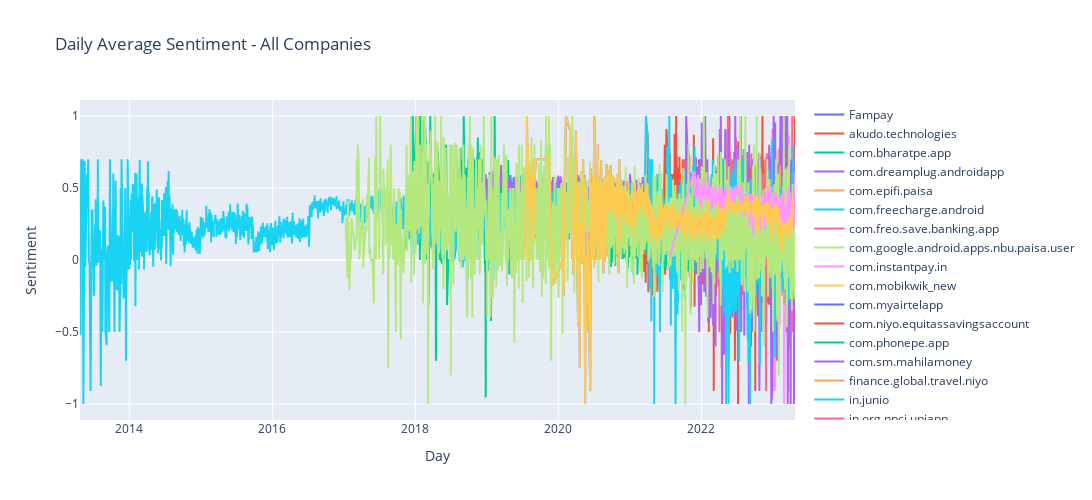

The code cell stored with this chart in its notebook:
### Code cell
all_df = pd.concat(dfs, ignore_index=True)
all_df['at'] = pd.to_datetime(all_df['at'])
all_df['day'] = all_df['at'].dt.date

daily_sentiment = all_df.groupby(['company', 'day'])['sentiment'].mean().reset_index()

# Create separate traces for each company
traces = []
for comp_type in daily_sentiment['company'].unique():
    traces.append(go.Scatter(x=daily_sentiment[daily_sentiment['company'] == comp_type]['day'],
                             y=daily_sentiment[daily_sentiment['company'] == comp_type]['sentiment'],
                             mode='lines',
                             name=comp_type))

# Add trace for all companies
traces.append(go.Scatter(x=daily_sentiment[daily_sentiment['company'] == 'Fampay']['day'],
                         y=daily_sentiment[daily_sentiment['company'] == 'Fampay']['sentiment'],
                         mode='lines',
                         name='Fampay'))

# Create layout
layout = go.Layout(title='Daily Average Sentiment - All Companies', width=1200, height=500,
                   xaxis=dict(title='Day'), yaxis=dict(title='Sentiment'))

# Create figure
fig = go.Figure(data=traces, layout=layout)

# Show plot
fig.show()

### Figure 1 — Plotly figure (JSON) as saved in the notebook; plotly's stock layout.template omitted (floating-point values rounded to 4 significant figures; data arrays with more than 128 entries replaced by an {"elided": "..."} marker saying what was removed)
{"data": [{"mode": "lines", "name": "Fampay", "type": "scatter", "x": {"elided": "1079 str values"}, "y": {"elided": "1079 float values"}}, {"mode": "lines", "name": "akudo.technologies", "type": "scatter", "x": {"elided": "636 str values"}, "y": {"elided": "636 float values"}}, {"mode": "lines", "name": "com.bharatpe.app", "type": "scatter", "x": {"elided": "1735 str values"}, "y": {"elided": "1735 float values"}}, {"mode": "lines", "name": "com.dreamplug.androidapp", "type": "scatter", "x": {"elided": "1611 str values"}, "y": {"elided": "1611 float values"}}, {"mode": "lines", "name": "com.epifi.paisa", "type": "scatter", "x": {"elided": "511 str values"}, "y": {"elided": "511 float values"}}, {"mode": "lines", "name": "com.freecharge.android", "type": "scatter", "x": {"elided": "3504 str values"}, "y": {"elided": "3504 float values"}}, {"mode": "lines", "name": "com.freo.save.banking.app", "type": "scatter", "x": {"elided": "368 str values"}, "y": {"elided": "368 float values"}}, {"mode": "lines", "name": "com.google.android.apps.nbu.paisa.user", "type": "scatter", "x": {"elided": "151 str values"}, "y": {"elided": "151 float values"}}, {"mode": "lines", "name": "com.instantpay.in", "type": "scatter", "x": ["2022-12-30", "2022-12-31", "2023-01-01", "2023-01-02", "2023-01-03", "2023-01-04", "2023-01-05", "2023-01-06", "2023-01-07", "2023-01-08", "2023-01-09", "2023-01-10", "2023-01-11", "2023-01-12", "2023-01-13", "2023-01-14", "2023-01-15", "2023-01-17", "2023-01-18", "2023-01-19", "2023-01-20", "2023-01-21", "2023-01-22", "2023-01-23", "2023-01-24", "2023-01-25", "2023-01-26", "2023-01-27", "2023-01-28", "2023-01-29", "2023-01-30", "2023-02-05", "2023-02-06", "2023-02-07", "2023-02-08", "2023-02-09", "2023-02-10", "2023-02-11", "2023-02-12", "2023-02-17", "2023-02-18", "2023-02-19", "2023-02-21", "2023-02-22", "2023-02-23", "2023-02-24", "2023-02-25", "2023-02-26", "2023-02-27", "2023-02-28", "2023-03-02", "2023-03-12", "2023-03-13", "2023-03-14", "2023-03-15", "2023-03-16", "2023-03-18", "2023-03-19", "2023-03-21", "2023-03-22", "2023-03-23", "2023-03-24", "2023-03-25", "2023-03-27", "2023-03-28", "2023-04-03", "2023-04-04", "2023-04-06", "2023-04-09", "2023-04-14", "2023-04-16", "2023-04-17", "2023-04-21", "2023-04-22"], "y": [0.85, 0.5485, 0.3147, 0.5328, 0.7558, 0.407, 0.2495, 0.4592, 0.2841, 0.1659, 0.3377, 0.2559, 0.62, -0.91, 0.3089, 0, 0, 0.4645, 0.16, 0.2514, 0.5333, 0.2473, 0.7, 0.7, 0.3926, 0.3844, 0.3947, 0.3235, 0.6217, 0.7, 0.35, -0.455, 0.7, 0.91, 0.6, 0.7, 0.5, 0.3333, 0.85, 0.8, 0, 0.3333, 0, 0.3333, 0.775, 0.3, 0.7, 0.91, -1, 1, 0.455, 0.2639, 0.6, 0.3417, 0.1, 0.5591, 0.805, 0.04833, -0.025, 0.4271, 0.7, 0, 0.8667, 0.5125, -0.01, 0.2725, 0, 0.6817, 0.7, 0.7, 0.65, -0.25, 1, 0.445]}, {"mode": "lines", "name": "com.mobikwik_new", "type": "scatter", "x": ["2023-01-14", "2023-01-15", "2023-01-16", "2023-01-17", "2023-01-18", "2023-01-19", "2023-01-20", "2023-01-21", "2023-01-22", "2023-01-23", "2023-01-24", "2023-01-25", "2023-01-26", "2023-01-27", "2023-01-28", "2023-01-29", "2023-01-30", "2023-01-31", "2023-02-01", "2023-02-02", "2023-02-03", "2023-02-04", "2023-02-05", "2023-02-06", "2023-02-07", "2023-02-08", "2023-02-09", "2023-02-10", "2023-02-11", "2023-02-12", "2023-02-13", "2023-02-14", "2023-02-15", "2023-02-16", "2023-02-17", "2023-02-18", "2023-02-19", "2023-02-20", "2023-02-21", "2023-02-22", "2023-02-23", "2023-02-24", "2023-02-25", "2023-02-26", "2023-02-27", "2023-02-28", "2023-03-01", "2023-03-02", "2023-03-03", "2023-03-04", "2023-03-05", "2023-03-06", "2023-03-07", "2023-03-08", "2023-03-09", "2023-03-10", "2023-03-11", "2023-03-12", "2023-03-13", "2023-03-14", "2023-03-15", "2023-03-16", "2023-03-17", "2023-03-18", "2023-03-19", "2023-03-20", "2023-03-21", "2023-03-22", "2023-03-23", "2023-03-24", "2023-03-25", "2023-03-26", "2023-03-27", "2023-03-28", "2023-03-29", "2023-03-30", "2023-03-31", "2023-04-01", "2023-04-02", "2023-04-03", "2023-04-04", "2023-04-05", "2023-04-06", "2023-04-07", "2023-04-08", "2023-04-09", "2023-04-10", "2023-04-11", "2023-04-12", "2023-04-13", "2023-04-14", "2023-04-15", "2023-04-16", "2023-04-17", "2023-04-18", "2023-04-19", "2023-04-20", "2023-04-21", "2023-04-22", "2023-04-23", "2023-04-24"], "y": [0.6482, 0.5231, 0.5976, 0.5485, 0.5174, 0.52, 0.4243, 0.6487, 0.6315, 0.5109, 0.5039, 0.56, 0.5476, 0.7672, 0.5073, 0.5658, 0.4734, 0.5399, 0.4725, 0.5491, 0.5021, 0.5667, 0.5089, 0.5326, 0.5406, 0.4975, 0.6039, 0.4579, 0.5901, 0.4983, 0.5225, 0.5524, 0.5291, 0.4655, 0.5485, 0.5669, 0.5444, 0.6149, 0.4951, 0.5146, 0.6167, 0.6441, 0.565, 0.4532, 0.7194, 0.5905, 0.4825, 0.5493, 0.5584, 0.5151, 0.5212, 0.5704, 0.59, 0.5894, 0.5542, 0.4875, 0.524, 0.4978, 0.6253, 0.492, 0.4595, 0.5402, 0.442, 0.531, 0.4837, 0.47, 0.4111, 0.3994, 0.5977, 0.4437, 0.4715, 0.4484, 0.374, 0.4346, 0.524, 0.5272, 0.4521, 0.6093, 0.5149, 0.346, 0.4373, 0.3711, 0.414, 0.4699, 0.4174, 0.4575, 0.4242, 0.04828, 0.04785, 0.04383, -0.04054, 0.08107, 0.05085, 0.06512, 0.03136, 0.09772, 0.1303, -0.05312, 0.1878, 0.3775, 0.3153]}, {"mode": "lines", "name": "com.myairtelapp", "type": "scatter", "x": {"elided": "427 str values"}, "y": {"elided": "427 float values"}}, {"mode": "lines", "name": "com.niyo.equitassavingsaccount", "type": "scatter", "x": {"elided": "768 str values"}, "y": {"elided": "768 float values"}}, {"mode": "lines", "name": "com.phonepe.app", "type": "scatter", "x": {"elided": "957 str values"}, "y": {"elided": "957 float values"}}, {"mode": "lines", "name": "com.sm.mahilamoney", "type": "scatter", "x": {"elided": "340 str values"}, "y": {"elided": "340 float values"}}, {"mode": "lines", "name": "finance.global.travel.niyo", "type": "scatter", "x": {"elided": "152 str values"}, "y": {"elided": "152 float values"}}, {"mode": "lines", "name": "in.junio", "type": "scatter", "x": {"elided": "731 str values"}, "y": {"elided": "731 float values"}}, {"mode": "lines", "name": "in.org.npci.upiapp", "type": "scatter", "x": {"elided": "211 str values"}, "y": {"elided": "211 float values"}}, {"mode": "lines", "name": "me.greenlight", "type": "scatter", "x": {"elided": "1827 str values"}, "y": {"elided": "1827 float values"}}, {"mode": "lines", "name": "money.jupiter", "type": "scatter", "x": {"elided": "518 str values"}, "y": {"elided": "518 float values"}}, {"mode": "lines", "name": "Fampay", "type": "scatter", "x": {"elided": "1079 str values"}, "y": {"elided": "1079 float values"}}], "layout": {"height": 500, "title": {"text": "Daily Average Sentiment - All Companies"}, "width": 1200, "xaxis": {"title": {"text": "Day"}}, "yaxis": {"title": {"text": "Sentiment"}}}}
